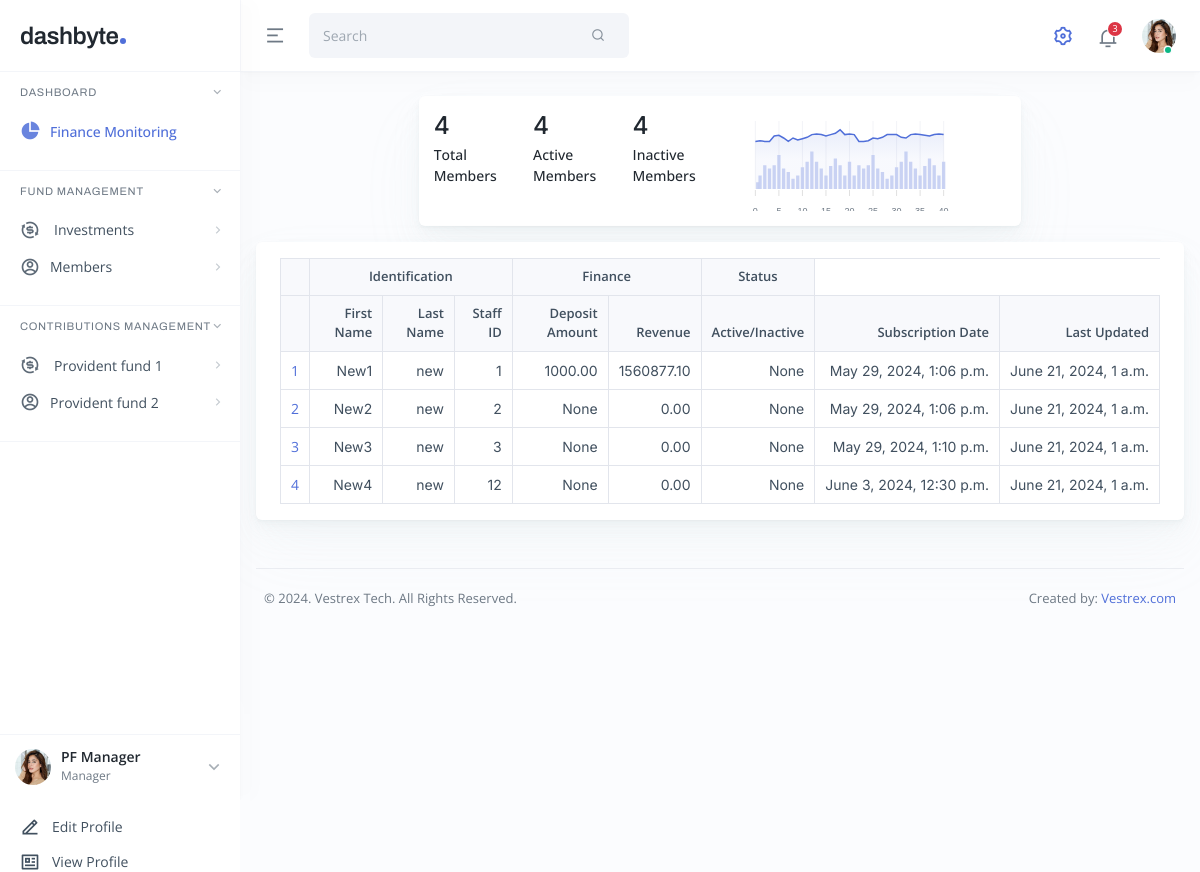
Page /fund/memberList/ (signed in) on the committed database.
### Fund/models.py (models this page shows, shortened)
class Member(models.Model):
    first_name = models.CharField(max_length=30)
    last_name = models.CharField(max_length=30)
    staff_id = models.PositiveIntegerField(unique=True)
    total_amount_to_date = models.DecimalField(max_digits=10, decimal_places=2, blank=True, null=True)
    profit = models.DecimalField(max_digits=10, decimal_places=2,blank=True, null=True)
    status = models.CharField(max_length=20,blank=True, null=True)
    subscription_date = models.DateTimeField(auto_now_add=True)
    updated_date = models.DateTimeField(auto_now=True)

### Fund/views.py (the view)
# urls.py: path('memberList/', views.MemberListView.as_view(), name='member_list'),
@method_decorator(login_required, name='dispatch')
class MemberListView(ListView):
    model = Member
    template_name = 'dashboard/member_list.html'
    context_object_name = 'member_list'
    def get_context_data(self, **kwargs):
        context = super().get_context_data(**kwargs)
        queryset = self.get_queryset()
        context['member_count'] = self.get_queryset().count()
        total_contribution = queryset.aggregate(total=Sum(Cast('total_amount_to_date',FloatField())*1.0))['total'] or 0.0
        total_profit = InvestmentDetail.objects.aggregate(total=Sum(Cast('interest_amount',FloatField())*1.0))['total'] or 0.0
        for member in queryset:
            member_contribution = member.total_amount_to_date or 0.0
            member_contribution = float(member_contribution)
            if total_contribution !=0:
                member_profit = ((member_contribution)/(total_contribution))*total_profit
            else:
                member_profit = 0.0
            member.profit = member_profit
            member.save()
        context['member_list']= queryset
        return context

### Fund/templates/dashboard/member_list.html
{% extends 'dashboard/base.html' %}
{% block content %}
<div class="main main-app p-3 p-lg-4">
    <div class="row g-3 justify-content-center">
        <div class="col-md-10 col-xl-8">
        <div class="card card-one">
            <div class="card-body">
              <div class="row">
                <div class="col-2">
                  <h3 class="card-value mb-1">{{ member_count }}</h3>
                  <label class="card-title fw-medium text-dark mb-1">Total Members</label>
                </div>
                <div class="col-2">
                  <h3 class="card-value mb-1">{{ member_count }}</h3>
                  <label class="card-title fw-medium text-dark mb-1">Active Members</label>
                </div>
                <div class="col-2">
                  <h3 class="card-value mb-1">{{ member_count }}</h3>
                  <label class="card-title fw-medium text-dark mb-1">Inactive Members</label>
                </div>
                <div class="col-5">
                  <div id="apexChart2"></div>
                </div>
              </div>
            </div>
        </div>
    </div>
  <div class="card card-one mt-3">
    <div class="card-body p-3">
      <div class="table-responsive">
        <table class="table table-four table-bordered">
          <thead>
            <tr>
              <th>&nbsp;</th>
              <th colspan="3">Identification</th>
              <th colspan="2">Finance</th>
              <th colspan="1">Status</th>
            </tr>
            <tr>
              <th></th>
              <th>First Name</th>
              <th>Last Name</th>
              <th>Staff ID</th>
              <th>Deposit Amount</th>
              <th>Revenue</th>
              <th>Active/Inactive</th>
              <th>Subscription Date</th>
              <th>Last Updated</th>
            </tr>
          </thead>
            <tbody>
              {% for member in member_list %}
                <tr>
                  <td><a href="{% url 'member_detail' member.pk %}">{{ member.id }}</a></td>
                  <td>{{ member.first_name }}</td>
                  <td>{{ member.last_name }}</td>
                  <td>{{ member.staff_id }}</td>
                  <td>{{ member.total_amount_to_date }}</td>
                  <td>{{ member.profit|floatformat:"2" }}</td>
                  <td>{{ member.status }}</td>
                  <td>{{ member.subscription_date }}</td>
                  <td>{{ member.updated_date }}</td>
                </tr>
              {% endfor %}
            </tbody>
        </table>
      </div>
    </div>
  </div>
{% endblock %}

### rows in the picture
Member: id "1", first_name "New1", last_name "new", staff_id "1", total_amount_to_date "1000.00", profit "1560877.10", status "None", subscription_date "May 29, 2024, 1:06 p.m.", updated_date "June 21, 2024, 1 a.m."
Member: id "2", first_name "New2", last_name "new", staff_id "2", total_amount_to_date "None", profit "0.00", status "None", subscription_date "May 29, 2024, 1:06 p.m.", updated_date "June 21, 2024, 1 a.m."
Member: id "3", first_name "New3", last_name "new", staff_id "3", total_amount_to_date "None", profit "0.00", status "None", subscription_date "May 29, 2024, 1:10 p.m.", updated_date "June 21, 2024, 1 a.m."
Member: id "4", first_name "New4", last_name "new", staff_id "12", total_amount_to_date "None", profit "0.00", status "None", subscription_date "June 3, 2024, 12:30 p.m.", updated_date "June 21, 2024, 1 a.m."

### other values in the picture
{{ member_count }} "4"
